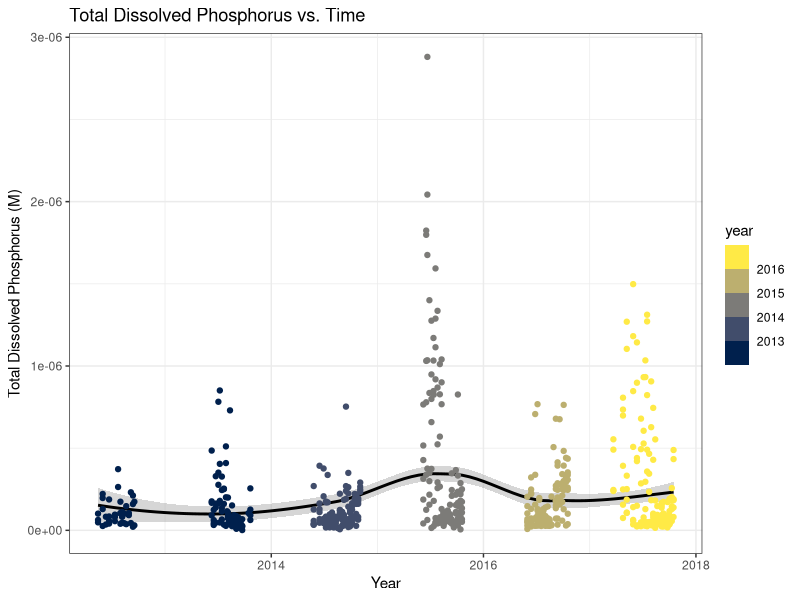
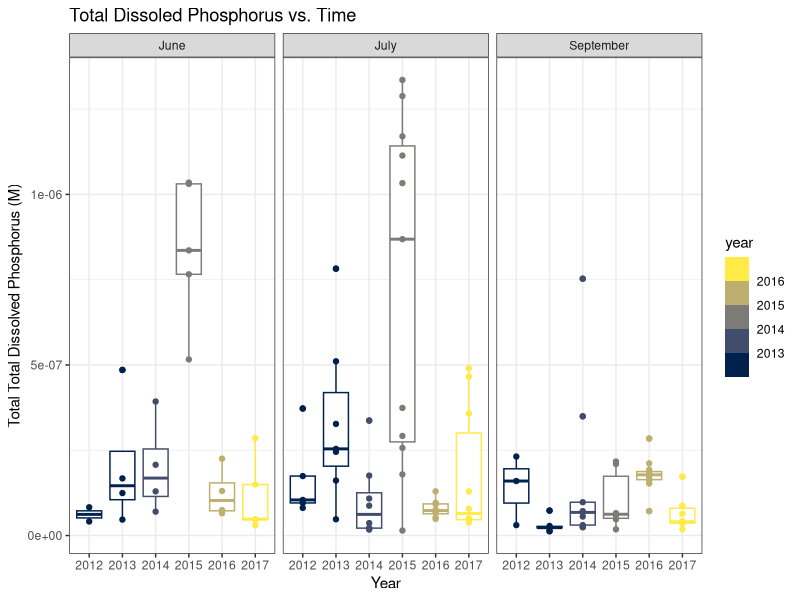
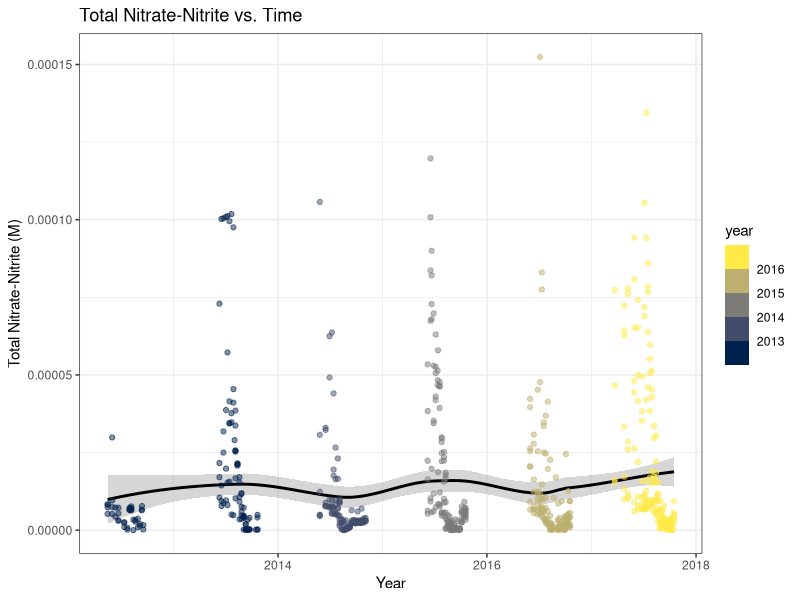
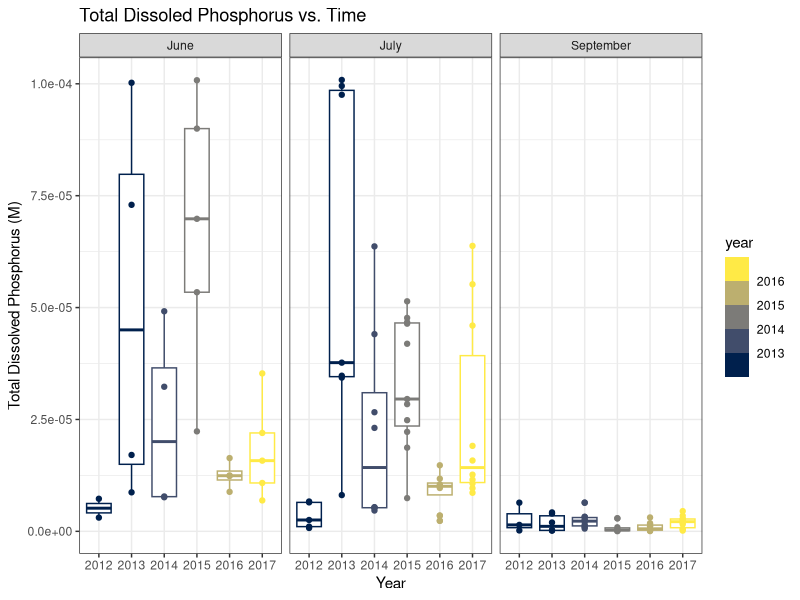
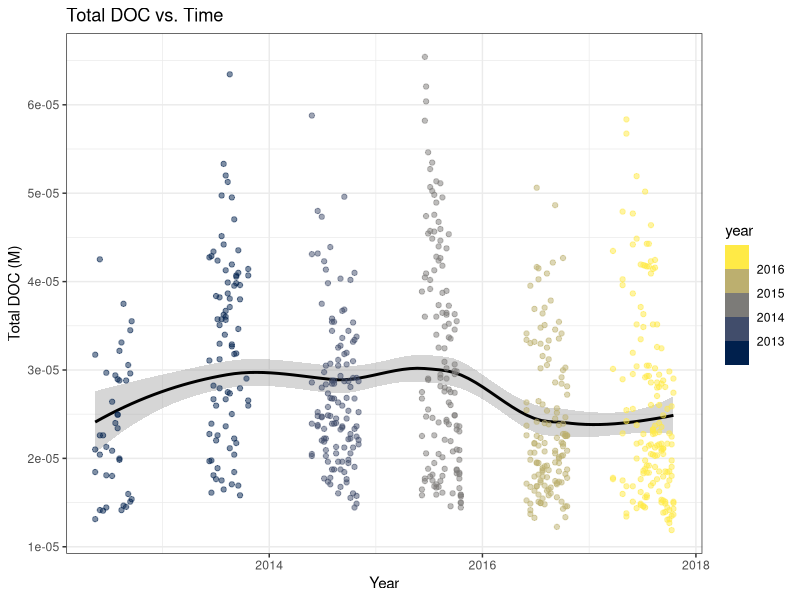
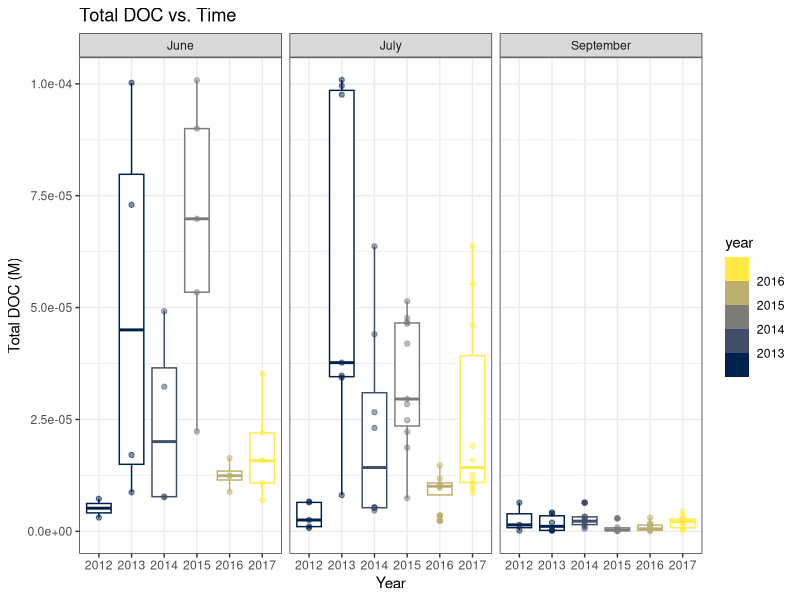

Reproduce these figures in R, in order.
## ---- chunk 1
knitr::opts_chunk$set(echo = TRUE)
## ---- chunk 2
library(tidyverse)
library(dplyr)
library(lubridate)
library(viridisLite)
library(knitr)
## ---- chunk 3
HABS_data <- read_csv("478_LakeErie_data.csv") %>% 
  mutate(month = months(as.Date(Date, format = "%m/%d/%Y"))) %>% 
  mutate(year = year(as.Date(Date, format = "%m/%d/%Y"))+2000) %>% 
  mutate(nit_M = nitrate_nitrite_mgL/(62.0049*1000), 
                                      total_dissolved_posphorus_M = total_dissolved_posphorus_ugL/(94.9714*1000*1000),
                                      DOC_M = DOC_mgL/(137.11*1000)) %>% 
  mutate(date_tidy = as.Date(Date, format = "%m/%d/%y")) 

HABS_data_factored <- HABS_data %>% 
  mutate(month = factor(month, levels = c("March", "April", "May", "June",
                        "July", "August", "September", "October", "November"))) %>% 
  arrange(month)
## ---- chunk 4
#create new data frame
HABS_data_month <- HABS_data %>% 
  group_by(month) %>% 
  filter(total_dissolved_posphorus_M > 0, nit_M > 0, DOC_M > 0) %>% 
  summarize(mean_tdp_M = mean(total_dissolved_posphorus_M), 
            mean_nit_M = mean(nit_M), 
            mean_DOC_M = mean(DOC_M))
#create data table
HABS_data_month_factored <- HABS_data_month %>% 
  mutate(month = factor(month, levels = c("March", "April", "May", "June",
                        "July", "August", "September", "October", "November"))) %>% 
  arrange(month)
kable(HABS_data_month_factored, col.names = 
        c("Month", "Mean Total Dissolved Phosphorus (M)", "Mean Nitrate-Nitrite (M)", "Mean DOC (M)"))
## ---- chunk 5
HABS_data %>%
  group_by(year) %>% 
  filter(total_dissolved_posphorus_M > 0, nit_M > 0, DOC_M > 0) %>%
  ggplot(aes(x = date_tidy,
             y = total_dissolved_posphorus_M, 
             color = year)) +
    geom_smooth(col = "black") +
  geom_point() + 
  scale_color_viridis_b(option = "cividis") + 
  theme_bw() + 
  labs(title = "Total Dissolved Phosphorus vs. Time") +
  xlab("Year") + 
  ylab("Total Dissolved Phosphorus (M)")

HABS_data_factored %>% 
  filter(total_dissolved_posphorus_M > 0, nit_M > 0, DOC_M > 0,
         month == c("June","July","September")) %>% 
  ggplot(aes(x = as.factor(year), 
             y = total_dissolved_posphorus_M,
             color = year)) + 
  geom_boxplot() +
  geom_point() +
  scale_color_viridis_b(option = "cividis") + 
  theme_bw() + 
  labs(title = "Total Dissoled Phosphorus vs. Time") +
  xlab("Year") + 
  ylab("Total Total Dissolved Phosphorus (M)") +
  facet_wrap(~month) 
## ---- chunk 6
phosphorus_anova <- 
  aov(total_dissolved_posphorus_M ~ year, data = HABS_data_factored, 
              var.equal = TRUE)

summary(phosphorus_anova)
## ---- chunk 7
HABS_data %>%
  group_by(year) %>% 
  filter(nit_M > 0, nit_M > 0, DOC_M > 0) %>%
  ggplot(aes(x = date_tidy,
             y = nit_M, 
             color = year)) +
    geom_smooth(col = "black") +
  geom_point(alpha = 0.5) + 
  scale_color_viridis_b(option = "cividis") + 
  theme_bw() + 
  labs(title = "Total Nitrate-Nitrite vs. Time") +
  xlab("Year") + 
  ylab("Total Nitrate-Nitrite (M)")

HABS_data_factored %>% 
  filter(nit_M > 0, nit_M > 0, DOC_M > 0,
         month == c("June","July","September")) %>% 
  ggplot(aes(x = as.factor(year), 
             y = nit_M,
             color = year)) + 
  geom_boxplot() +
  geom_point() +
  scale_color_viridis_b(option = "cividis") + 
  theme_bw() + 
  labs(title = "Total Dissoled Phosphorus vs. Time") +
  xlab("Year") + 
  ylab("Total Dissolved Phosphorus (M)") +
  facet_wrap(~month) 
## ---- chunk 8
nitrate_anova <- 
  aov(total_dissolved_posphorus_M ~ year, data = HABS_data_factored, 
              var.equal = TRUE)

summary(nitrate_anova)
## ---- chunk 9
HABS_data %>%
  group_by(year) %>% 
  filter(nit_M > 0, nit_M > 0, DOC_M > 0) %>%
  ggplot(aes(x = date_tidy,
             y = DOC_M, 
             color = year)) +
    geom_smooth(col = "black") +
  geom_point(alpha = 0.5) + 
  scale_color_viridis_b(option = "cividis") + 
  theme_bw() + 
  labs(title = "Total DOC vs. Time") +
  xlab("Year") + 
  ylab("Total DOC (M)")

HABS_data_factored %>% 
  filter(total_dissolved_posphorus_M > 0, nit_M > 0, DOC_M > 0,
         month == c("June","July","September")) %>% 
  ggplot(aes(x = as.factor(year), 
             y = nit_M,
             color = year)) + 
  geom_boxplot() +
  geom_point(alpha = 0.5) +
  scale_color_viridis_b(option = "cividis") + 
  theme_bw() + 
  labs(title = "Total DOC vs. Time") +
  xlab("Year") + 
  ylab("Total DOC (M)") + 
  facet_wrap(~month) 
## ---- chunk 10
DOC_anova <- 
  aov(DOC_M ~ year + month, data = HABS_data_factored, 
              var.equal = TRUE)

summary(DOC_anova)
